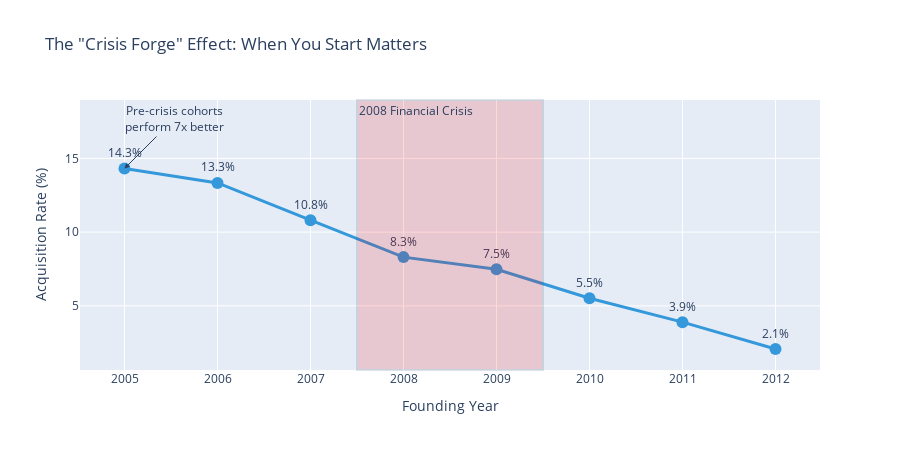

Source (notebook cell):
### Code cell
# CRISIS COHORT TIMELINE: The "Crisis Forge" Effect
# Harvard principle: Annotate key events directly on the chart

# Calculate acquisition rate by founding year
companies['founded_year'] = pd.to_datetime(companies['founded_at'], errors='coerce').dt.year
yearly = companies[(companies['founded_year'] >= 2005) & (companies['founded_year'] <= 2012)].groupby('founded_year').agg({
    'status': lambda x: (x == 'acquired').mean() * 100,
    'name': 'count'
}).rename(columns={'status': 'acquisition_rate', 'name': 'n'})

fig = go.Figure()

# Add line chart
fig.add_trace(go.Scatter(
    x=yearly.index, y=yearly['acquisition_rate'],
    mode='lines+markers+text',
    text=[f"{r:.1f}%" for r in yearly['acquisition_rate']],
    textposition='top center',
    line=dict(color='#3498db', width=3),
    marker=dict(size=12)
))

# Add crisis period shading
fig.add_vrect(x0=2007.5, x1=2009.5, fillcolor="red", opacity=0.15,
              annotation_text="2008 Financial Crisis", annotation_position="top left")

# Add annotation for key insight
fig.add_annotation(
    x=2005, y=yearly.loc[2005, 'acquisition_rate'],
    text="Pre-crisis cohorts<br>perform 7x better",
    showarrow=True, arrowhead=2, ax=50, ay=-50
)

fig.update_layout(
    title='The "Crisis Forge" Effect: When You Start Matters',
    xaxis_title='Founding Year',
    yaxis_title='Acquisition Rate (%)',
    height=450,
    showlegend=False
)
fig.show()

### Figure 1 — Plotly figure (JSON) as saved in the notebook; plotly's stock layout.template omitted (floating-point values rounded to 4 significant figures)
{"data": [{"line": {"color": "#3498db", "width": 3}, "marker": {"size": 12}, "mode": "lines+markers+text", "text": ["14.3%", "13.3%", "10.8%", "8.3%", "7.5%", "5.5%", "3.9%", "2.1%"], "textposition": "top center", "type": "scatter", "x": [2005.0, 2006.0, 2007.0, 2008.0, 2009.0, 2010.0, 2011.0, 2012.0], "y": [14.32, 13.34, 10.81, 8.305, 7.486, 5.513, 3.894, 2.073]}], "layout": {"annotations": [{"showarrow": false, "text": "2008 Financial Crisis", "x": 2008.0, "xanchor": "left", "xref": "x", "y": 1, "yanchor": "top", "yref": "y domain"}, {"arrowhead": 2, "ax": 50, "ay": -50, "showarrow": true, "text": "Pre-crisis cohorts<br>perform 7x better", "x": 2005, "y": 14.32}], "height": 450, "shapes": [{"fillcolor": "red", "opacity": 0.15, "type": "rect", "x0": 2008.0, "x1": 2010.0, "xref": "x", "y0": 0, "y1": 1, "yref": "y domain"}], "showlegend": false, "title": {"text": "The \"Crisis Forge\" Effect: When You Start Matters"}, "xaxis": {"title": {"text": "Founding Year"}}, "yaxis": {"title": {"text": "Acquisition Rate (%)"}}}}
